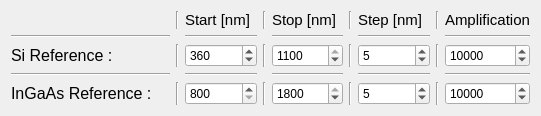
     <widget class="QWidget" name="gridLayoutWidget_7">
      <property name="geometry">
       <rect>
        <x>440</x>
        <y>470</y>
        <width>541</width>
        <height>111</height>
       </rect>
      </property>
      <layout class="QGridLayout" name="gridLayout_ref">
       <item row="4" column="2">
        <widget class="QDoubleSpinBox" name="startNM_GA">
         <property name="suffix">
          <string/>
         </property>
         <property name="decimals">
          <number>0</number>
         </property>
         <property name="minimum">
          <double>800.000000000000000</double>
         </property>
         <property name="maximum">
          <double>1790.000000000000000</double>
         </property>
         <property name="value">
          <double>800.000000000000000</double>
         </property>
        </widget>
       </item>
       <item row="2" column="0">
        <widget class="QLabel" name="Si_Ref">
         <property name="font">
          <font>
           <pointsize>12</pointsize>
           <italic>false</italic>
          </font>
         </property>
         <property name="frameShape">
          <enum>QFrame::NoFrame</enum>
         </property>
         <property name="text">
          <string>Si Reference :             </string>
         </property>
        </widget>
       </item>
       <item row="2" column="8">
        <widget class="QDoubleSpinBox" name="pickAmp_Si">
         <property name="decimals">
          <number>0</number>
         </property>
         <property name="minimum">
          <double>100.000000000000000</double>
         </property>
         <property name="maximum">
          <double>100000000.000000000000000</double>
         </property>
         <property name="singleStep">
          <double>1000.000000000000000</double>
         </property>
         <property name="value">
          <double>10000.000000000000000</double>
         </property>
        </widget>
       </item>
       <item row="2" column="2">
        <widget class="QDoubleSpinBox" name="startNM_Si">
         <property name="suffix">
          <string/>
         </property>
         <property name="decimals">
          <number>0</number>
         </property>
         <property name="minimum">
          <double>355.000000000000000</double>
         </property>
         <property name="maximum">
          <double>1090.000000000000000</double>
         </property>
         <property name="value">
          <double>360.000000000000000</double>
         </property>
        </widget>
       </item>
       <item row="2" column="4">
        <widget class="QDoubleSpinBox" name="stopNM_Si">
         <property name="suffix">
          <string/>
         </property>
         <property name="decimals">
          <number>0</number>
         </property>
         <property name="minimum">
          <double>360.000000000000000</double>
         </property>
         <property name="maximum">
          <double>1100.000000000000000</double>
         </property>
         <property name="value">
          <double>1100.000000000000000</double>
         </property>
        </widget>
       </item>
       <item row="4" column="6">
        <widget class="QDoubleSpinBox" name="stepNM_GA">
         <property name="suffix">
          <string/>
         </property>
         <property name="decimals">
          <number>0</number>
         </property>
         <property name="minimum">
          <double>1.000000000000000</double>
         </property>
         <property name="maximum">
          <double>100.000000000000000</double>
         </property>
         <property name="value">
          <double>5.000000000000000</double>
         </property>
        </widget>
       </item>
       <item row="4" column="0">
        <widget class="QLabel" name="GA_ref">
         <property name="font">
          <font>
           <pointsize>12</pointsize>
           <italic>false</italic>
          </font>
         </property>
         <property name="frameShape">
          <enum>QFrame::NoFrame</enum>
         </property>
         <property name="frameShadow">
          <enum>QFrame::Plain</enum>
         </property>
         <property name="text">
          <string>InGaAs Reference : </string>
         </property>
        </widget>
       </item>
       <item row="2" column="6">
        <widget class="QDoubleSpinBox" name="stepNM_Si">
         <property name="suffix">
          <string/>
         </property>
         <property name="decimals">
          <number>0</number>
         </property>
         <property name="minimum">
          <double>1.000000000000000</double>
         </property>
         <property name="maximum">
          <double>100.000000000000000</double>
         </property>
         <property name="value">
          <double>5.000000000000000</double>
         </property>
        </widget>
       </item>
       <item row="4" column="4">
        <widget class="QDoubleSpinBox" name="stopNM_GA">
         <property name="suffix">
          <string/>
         </property>
         <property name="decimals">
          <number>0</number>
         </property>
         <property name="minimum">
          <double>810.000000000000000</double>
         </property>
         <property name="maximum">
          <double>1800.000000000000000</double>
         </property>
         <property name="value">
          <double>1800.000000000000000</double>
         </property>
        </widget>
       </item>
       <item row="4" column="8">
        <widget class="QDoubleSpinBox" name="pickAmp_GA">
         <property name="decimals">
          <number>0</number>
         </property>
         <property name="minimum">
          <double>100.000000000000000</double>
         </property>
         <property name="maximum">
          <double>100000000.000000000000000</double>
         </property>
         <property name="singleStep">
          <double>1000.000000000000000</double>
         </property>
         <property name="value">
          <double>10000.000000000000000</double>
         </property>
        </widget>
       </item>
       <item row="2" column="5">
        <widget class="Line" name="line_24">
         <property name="orientation">
          <enum>Qt::Vertical</enum>
         </property>
        </widget>
       </item>
       <item row="0" column="4">
        <widget class="QLabel" name="stop_label">
         <property name="font">
          <font>
           <pointsize>11</pointsize>
          </font>
         </property>
         <property name="text">
          <string>Stop [nm]</string>
         </property>
        </widget>
       </item>
       <item row="3" column="8">
        <widget class="Line" name="line_14">
         <property name="orientation">
          <enum>Qt::Horizontal</enum>
         </property>
        </widget>
       </item>
       <item row="0" column="2">
        <widget class="QLabel" name="start_label">
         <property name="font">
          <font>
           <pointsize>11</pointsize>
           <italic>false</italic>
          </font>
         </property>
         <property name="text">
          <string>Start [nm]</string>
         </property>
        </widget>
       </item>
       <item row="3" column="2">
        <widget class="Line" name="line_11">
         <property name="orientation">
          <enum>Qt::Horizontal</enum>
         </property>
        </widget>
       </item>
       <item row="3" column="0">
        <widget class="Line" name="line_10">
         <property name="orientation">
          <enum>Qt::Horizontal</enum>
         </property>
        </widget>
       </item>
       <item row="3" column="6">
        <widget class="Line" name="line_13">
         <property name="orientation">
          <enum>Qt::Horizontal</enum>
         </property>
        </widget>
       </item>
       <item row="0" column="8">
        <widget class="QLabel" name="amp_label">
         <property name="font">
          <font>
           <pointsize>11</pointsize>
          </font>
         </property>
         <property name="text">
          <string>Amplification</string>
         </property>
        </widget>
       </item>
       <item row="3" column="4">
        <widget class="Line" name="line_12">
         <property name="orientation">
          <enum>Qt::Horizontal</enum>
         </property>
        </widget>
       </item>
       <item row="1" column="8">
        <widget class="Line" name="line_19">
         <property name="orientation">
          <enum>Qt::Horizontal</enum>
         </property>
        </widget>
       </item>
       <item row="0" column="6">
        <widget class="QLabel" name="step_label">
         <property name="font">
          <font>
           <pointsize>11</pointsize>
          </font>
         </property>
         <property name="text">
          <string>Step [nm]</string>
         </property>
        </widget>
       </item>
       <item row="1" column="4">
        <widget class="Line" name="line_18">
         <property name="orientation">
          <enum>Qt::Horizontal</enum>
         </property>
        </widget>
       </item>
       <item row="1" column="6">
        <widget class="Line" name="line_17">
         <property name="orientation">
          <enum>Qt::Horizontal</enum>
         </property>
        </widget>
       </item>
       <item row="1" column="2">
        <widget class="Line" name="line_15">
         <property name="orientation">
          <enum>Qt::Horizontal</enum>
         </property>
        </widget>
       </item>
       <item row="4" column="3">
        <widget class="Line" name="line_20">
         <property name="orientation">
          <enum>Qt::Vertical</enum>
         </property>
        </widget>
       </item>
       <item row="2" column="3">
        <widget class="Line" name="line_22">
         <property name="orientation">
          <enum>Qt::Vertical</enum>
         </property>
        </widget>
       </item>
       <item row="4" column="5">
        <widget class="Line" name="line_23">
         <property name="orientation">
          <enum>Qt::Vertical</enum>
         </property>
        </widget>
       </item>
       <item row="4" column="1">
        <widget class="Line" name="line_21">
         <property name="orientation">
          <enum>Qt::Vertical</enum>
         </property>
        </widget>
       </item>
       <item row="2" column="1">
        <widget class="Line" name="line_16">
         <property name="orientation">
          <enum>Qt::Vertical</enum>
         </property>
        </widget>
       </item>
       <item row="4" column="7">
        <widget class="Line" name="line_25">
         <property name="orientation">
          <enum>Qt::Vertical</enum>
         </property>
        </widget>
       </item>
       <item row="2" column="7">
        <widget class="Line" name="line_26">
         <property name="orientation">
          <enum>Qt::Vertical</enum>
         </property>
        </widget>
       </item>
       <item row="1" column="0">
        <widget class="Line" name="line_27">
         <property name="orientation">
          <enum>Qt::Horizontal</enum>
         </property>
        </widget>
       </item>
       <item row="0" column="3">
        <widget class="Line" name="line_129">
         <property name="orientation">
          <enum>Qt::Vertical</enum>
         </property>
        </widget>
       </item>
       <item row="0" column="5">
        <widget class="Line" name="line_130">
         <property name="orientation">
          <enum>Qt::Vertical</enum>
         </property>
        </widget>
       </item>
       <item row="0" column="7">
        <widget class="Line" name="line_141">
         <property name="orientation">
          <enum>Qt::Vertical</enum>
         </property>
        </widget>
       </item>
       <item row="0" column="1">
        <widget class="Line" name="line_142">
         <property name="orientation">
          <enum>Qt::Vertical</enum>
         </property>
        </widget>
       </item>
      </layout>
     </widget>
